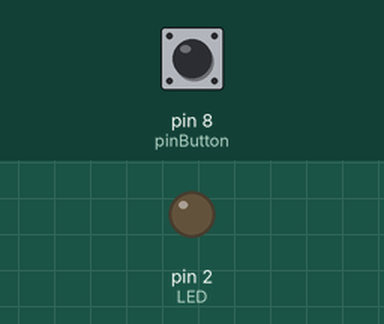
The sketch below on a simulated Arduino Nano, built with avr-gcc and run on an emulated ATmega328P. Shown: output pins drawn as LEDs (lit = HIGH). Inputs (shaded band) come from the test bench; at power-on: pin 8 (pinButton) LOW.

Above: at 1.2 s.
1.3 s: pin 8 (pinButton) pulled HIGH for 0.15 s
At 2.4 s:
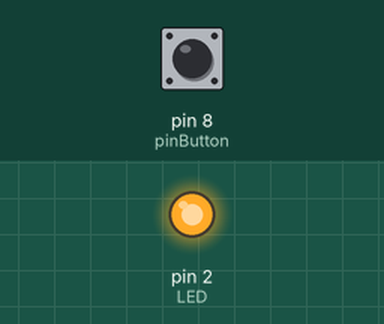
2.9 s: pin 8 (pinButton) pulled HIGH for 1 s
At 3.6 s:
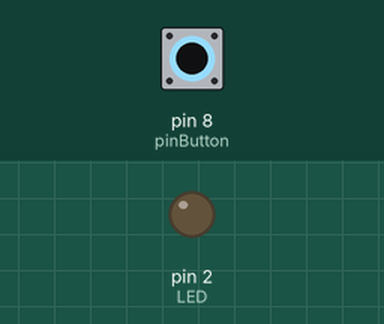
5.4 s: pin 8 (pinButton) pulled HIGH for 3.2 s
At 6.7 s:
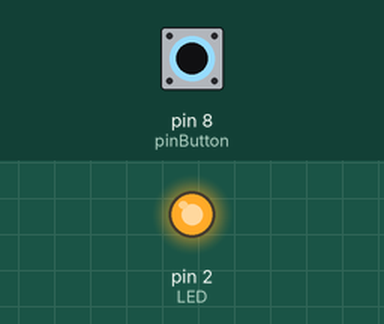
Timing chart, 0 to 8.4 s (numbered marks = the images above; inputs shaded):
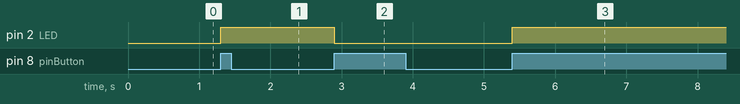

Measured:
- after the input at 1.3 s, pin 2 (LED): LOW → HIGH at once
- after the input at 2.9 s, pin 2 (LED): HIGH → LOW at once
- after the input at 5.4 s, pin 2 (LED): LOW → HIGH at once

The sketch:

LED_On_Test.ino
```cpp
int pinButton = 8;
int LED = 2;
int stateLED = LOW;
int stateButton;
int previous = LOW;
long t_ime = 0;
long debounce = 200;

void setup() {
  pinMode(pinButton, INPUT);
  pinMode(LED, OUTPUT);
}

void loop() {
  stateButton = digitalRead(pinButton);
  if(stateButton == HIGH && previous == LOW && millis() - t_ime > debounce) {
    if(stateLED == HIGH){
      stateLED = LOW;
    } else {
       stateLED = HIGH;
    }
    t_ime = millis();
  }
  digitalWrite(LED, stateLED);
  previous = stateButton;
}
```
